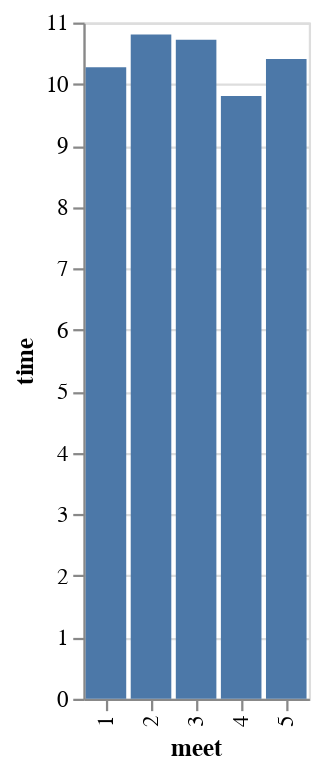

Notebook code for this chart:
### Markdown cell above
👩🎓 *Student Question: Can you compute this for another runner? Can
you make it a bar graph instead?*

### Code cell
#📝📝📝📝
js_df = df.loc[df["athlete"] == "Soledad"]
chart = (alt.Chart(js_df)
           .mark_bar()
           .encode(x = "meet:O",
                   y = "time:Q"))
chart

### Figure 1 — Vega-Lite specification as saved in the notebook (floating-point values rounded to 4 significant figures)
{"config": {"view": {"continuousWidth": 400, "continuousHeight": 300}}, "data": {"name": "data-3ed52904ece4bb4dd69abbc7b26b3769"}, "mark": "bar", "encoding": {"x": {"type": "ordinal", "field": "meet"}, "y": {"type": "quantitative", "field": "time"}}, "$schema": "https://vega.github.io/schema/vega-lite/v4.8.1.json", "datasets": {"data-3ed52904ece4bb4dd69abbc7b26b3769": [{"athlete": "Soledad", "meet": 1, "time": 10.27, "image": "https://srush.github.io/BT-AI/image1.jpeg"}, {"athlete": "Soledad", "meet": 2, "time": 10.8, "image": "https://srush.github.io/BT-AI/image1.jpeg"}, {"athlete": "Soledad", "meet": 3, "time": 10.72, "image": "https://srush.github.io/BT-AI/image1.jpeg"}, {"athlete": "Soledad", "meet": 4, "time": 9.804, "image": "https://srush.github.io/BT-AI/image1.jpeg"}, {"athlete": "Soledad", "meet": 5, "time": 10.4, "image": "https://srush.github.io/BT-AI/image1.jpeg"}]}}
